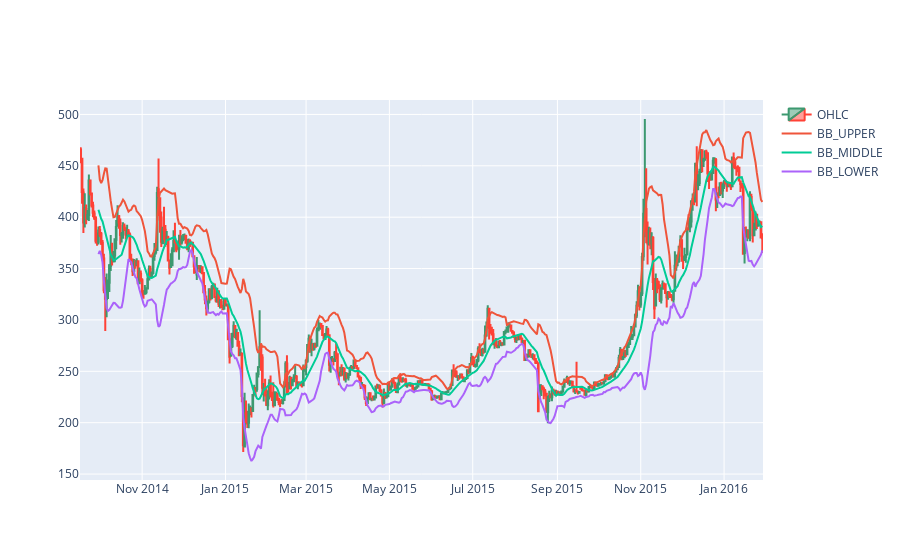

The cell this chart's notebook holds for it:
### Code cell
df = df[:500]

fig = go.Figure()

fig.add_trace(
    go.Candlestick(
        x = df.index,
        open = df['Open'],
        high = df['High'],
        low = df['Low'],
        close = df['Close'],
        name = 'OHLC'
    )
)

fig.add_trace(
    go.Scatter(
        x = df.index,
        y = df['BBU_14_2.0_2.0'],
        name = 'BB_UPPER'
    )
)

fig.add_trace(
    go.Scatter(
        x = df.index,
        y = df['BBM_14_2.0_2.0'],
        name = 'BB_MIDDLE'
    )
)

fig.add_trace(
    go.Scatter(
        x = df.index,
        y = df['BBL_14_2.0_2.0'],
        name = 'BB_LOWER'
    )
)

fig.update_layout(
    xaxis = dict(rangeslider = dict(visible=False))
)

fig.show()

### Figure 1 — Plotly figure (JSON) as saved in the notebook; plotly's stock layout.template omitted (floating-point values rounded to 4 significant figures; data arrays with more than 128 entries replaced by an {"elided": "..."} marker saying what was removed)
{"data": [{"close": {"elided": "500 float values"}, "high": {"elided": "500 float values"}, "low": {"elided": "500 float values"}, "name": "OHLC", "open": {"elided": "500 float values"}, "type": "candlestick", "x": {"elided": "500 str values"}}, {"name": "BB_UPPER", "type": "scatter", "x": {"elided": "500 str values"}, "y": {"elided": "500 float values"}}, {"name": "BB_MIDDLE", "type": "scatter", "x": {"elided": "500 str values"}, "y": {"elided": "500 float values"}}, {"name": "BB_LOWER", "type": "scatter", "x": {"elided": "500 str values"}, "y": {"elided": "500 float values"}}], "layout": {"xaxis": {"rangeslider": {"visible": false}}}}
